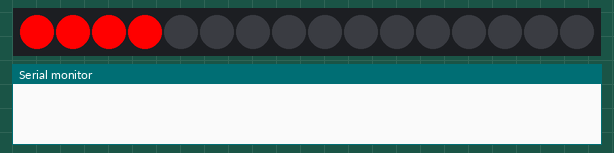
Recording of a sketch running on a simulated Arduino Uno, built with avr-gcc and run on an emulated ATmega328P. Shown: 16 RGB LEDs in strip order, left to right, the last lines printed to the serial monitor.

Above: at 0.2 s.
At 14.22 s:
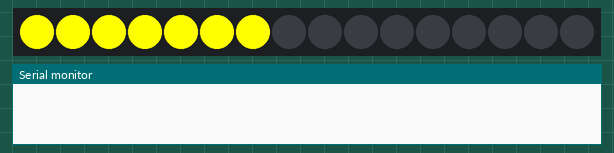
At 19.1 s:
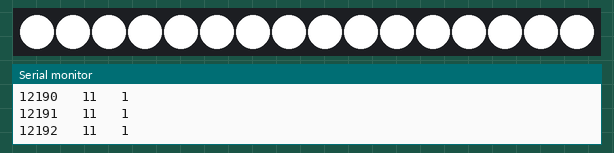
At 22.03 s:
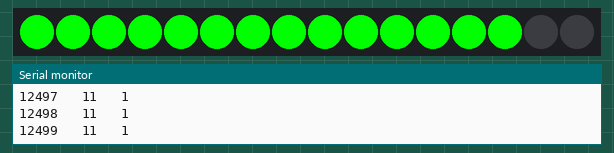
At 26.55 s:
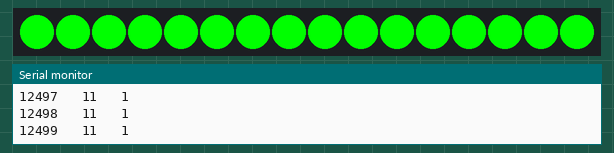
At 39.1 s:
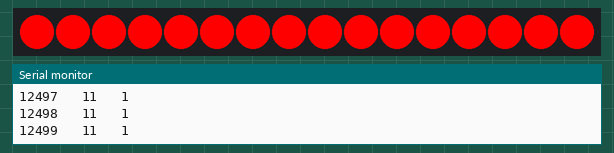

The sketch:

Test_Led_Tachometre_v0.2.ino
```cpp
#include <SPI.h>
#include <Adafruit_DotStar.h>

//definition of the pins
const int DATAPIN = 4;
const int CLOCKPIN = 5;

//Variables given by de CAN
signed Rpm;
signed Gear;

// Led constants
const int NUM_PIXELS = 16; // Defines the number of pixels in the strip
const int RPM_MIN_MAX[2][5] = {
  {    0, 9800, 9800, 9800, 9800},
  {12000,13500,12000,12000,12000}
}; // Matrix with the min/max rpm to change gear

// Led variables
int Led_Number;
int Rpm_Ratio;
int Rpm_Ratio_Corr;
int Blink_Count=0;
int Blink_Time=50;
int Blink_Led; // 0=off - 1=on
unsigned long Start_Led_Millis;
unsigned long Current_Led_Millis;

// Led Strip Init
Adafruit_DotStar STRIP = Adafruit_DotStar(NUM_PIXELS, DATAPIN, CLOCKPIN, DOTSTAR_BRG);

// Function to turn on the LEDs needed
// Strip.setPixelColor(index, green, red, blue);


void Led_MAJ (int Led_Number,int Gear){
    if(Gear>=1){
        // Shift Led Blink
        if(Led_Number==17){
            for(int i=0 ; i<NUM_PIXELS ; i++){
                STRIP.setPixelColor(i,255,255,255);
            }
            STRIP.show();
            if(Blink_Count==0){
                Start_Led_Millis=millis();
                Blink_Led=1;
                Blink_Count=1;
            }
            if(Blink_Count<=10){
                Current_Led_Millis=millis();
                if(Current_Led_Millis-Start_Led_Millis>Blink_Count*Blink_Time){
                    Blink_Led=abs(Blink_Led-1);
                    Blink_Count++;
                    if(Blink_Led==0){
                        STRIP.setBrightness(0);
                        STRIP.show();
                    }
                    else if(Blink_Led==1){
                        STRIP.setBrightness(255);
                        STRIP.show();
                    }
                }
            }
            Serial.print("\n");
            Serial.print(Rpm);
            Serial.print("   ");
            Serial.print(Blink_Count);
            Serial.print("   ");
            Serial.print(Blink_Led);
        }
        else if(Led_Number>=12 && Led_Number<=16){
            Blink_Count=0;
            for(int i=0 ; i<NUM_PIXELS ; i++){
                if(i<=Led_Number){
                    STRIP.setPixelColor(i,0,255,0);
                }
                else{
                    STRIP.setPixelColor(i,0,0,0);
                }
            }
        }
        else if(Led_Number>=6 && Led_Number<=11){
            for(int i=0 ; i<NUM_PIXELS ; i++){
                if(i<=Led_Number){
                    STRIP.setPixelColor(i,255,255,0);
                }
                else{
                    STRIP.setPixelColor(i,0,0,0);
                }
            }
        }
        else if(Led_Number<=5){
            for(int i=0 ; i<NUM_PIXELS ; i++){
                if(i<=Led_Number){
                    STRIP.setPixelColor(i,255,0,0);
                }
                else{
                    STRIP.setPixelColor(i,0,0,0);
                }
            }
        }
    }
    else if(Gear==0){
        for(int i=0 ; i<NUM_PIXELS ; i++){
            if(i<=Led_Number){
                STRIP.setPixelColor(i,255,0,0);
            }
            else{
                STRIP.setPixelColor(i,0,0,0);
            }
        }
    }
    STRIP.show();
}

void Tachometer (int Rpm,int Gear){
    Rpm_Ratio = (RPM_MIN_MAX[1][Gear]-RPM_MIN_MAX[0][Gear])/(NUM_PIXELS+1);
    Rpm_Ratio_Corr = Rpm-RPM_MIN_MAX[0][Gear];
    if(Rpm_Ratio_Corr>(NUM_PIXELS+1)*Rpm_Ratio){
        Led_MAJ(NUM_PIXELS+1,Gear);
    }
    else{
        for(int i=1 ; i<=NUM_PIXELS ; i++){
            if(i*Rpm_Ratio<=Rpm_Ratio_Corr && Rpm_Ratio_Corr<=(i+1)*Rpm_Ratio){
                Led_MAJ(i,Gear);
            }
        }
    }
}

void setup(){
    Serial.begin(115200);
    STRIP.begin();
    STRIP.show();
}


void loop(){
    for(Gear=0;Gear<=4;Gear++){
        if(Gear==0){
            for(Rpm=2000;Rpm<12000;Rpm++){
                Tachometer(Rpm,Gear);
            }
        }else{
            for(Rpm=9800;Rpm<12500;Rpm++){
                Tachometer(Rpm,Gear);
            }
        }
    }
}
```

Measured:
- what the display in image 2 shows lasts 1.0 s, from 19.0 s to 20.0 s
